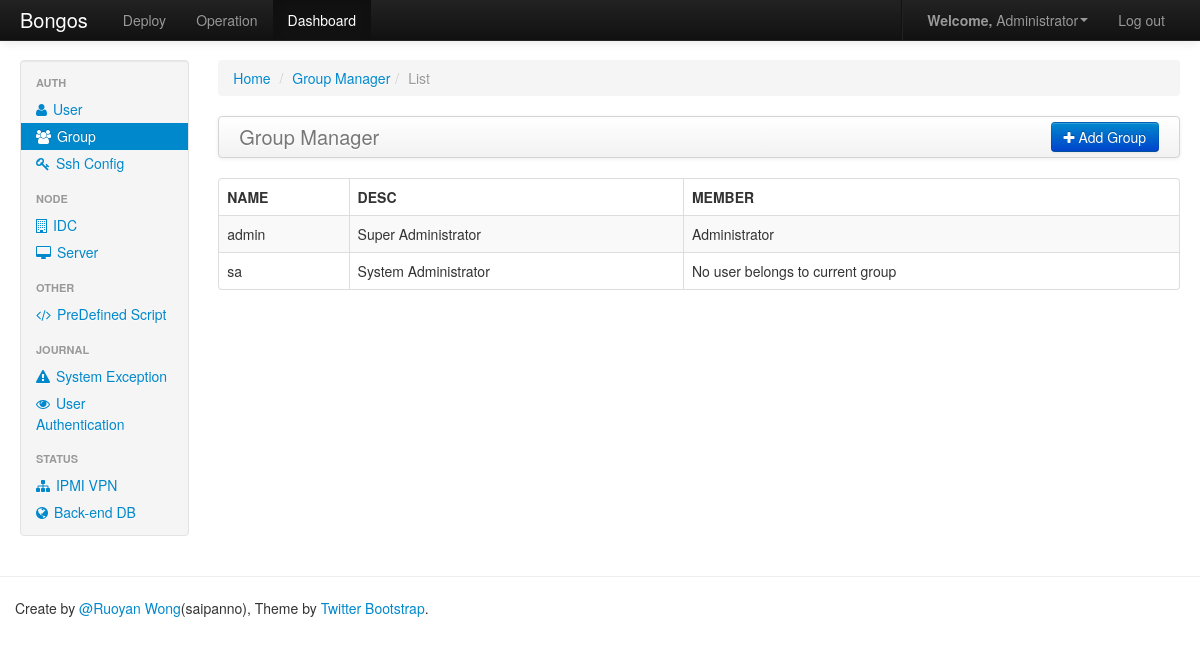
The page /dashboard/group/list (signed in) on the database as committed earlier.
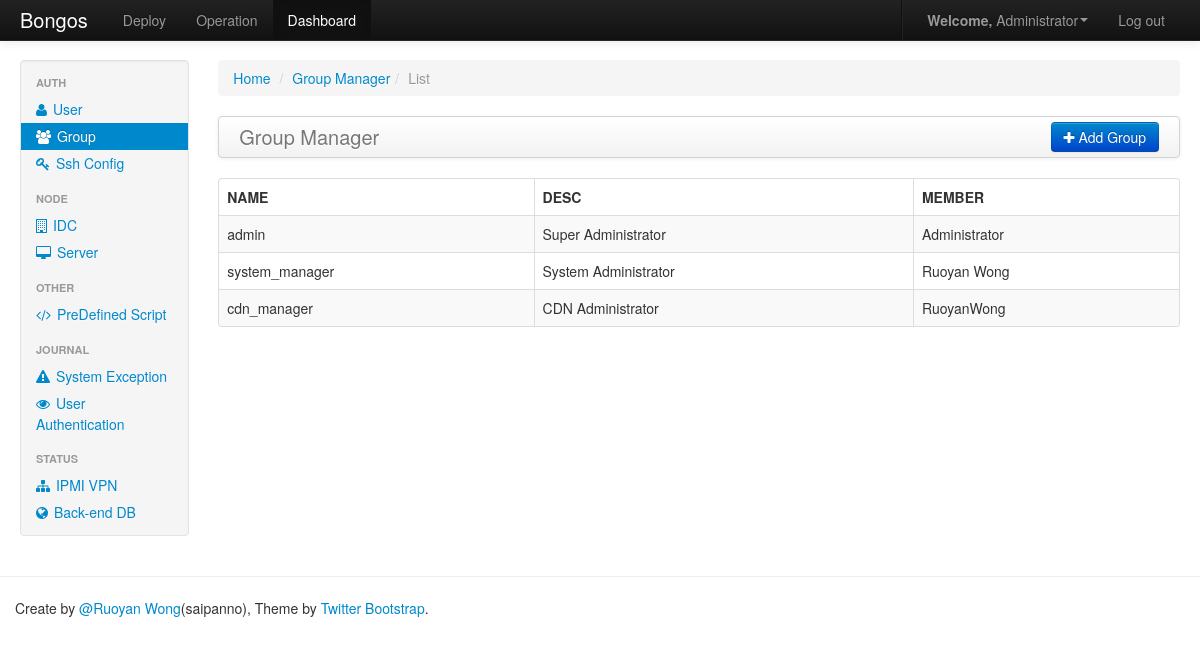
The same page on the database as committed later.
### frontend/models/member.py (models this page shows, shortened)
class User(db.Model):
    __tablename__ = 'user_lists'
    id = db.Column(db.Integer, primary_key=True)
    email = db.Column(db.String(50), unique=True)
    username = db.Column(db.String(50), unique=True)
    group = db.Column(db.Integer)
    password = db.Column(db.String(50))
    status = db.Column(db.Integer)

class Group(db.Model):
    __tablename__ = 'permission_lists'
    id = db.Column(db.Integer, primary_key=True)
    name = db.Column(db.String(50), unique=True)
    desc = db.Column(db.String(50))

### frontend/controlers/dashboard.py (the view)
@dashboard.route('/group/list')
@login_required
def list_group_ctrl():
    if request.method == 'GET':
        users = User.query.all()
        groups = Group.query.all()
        members = dict()
        for user in users:
            try:
                members[int(user.group)] = '%s</ br>%s' % (members[user.group], user.username)
            except:
                members[int(user.group)] = user.username
        return render_template('dashboard/group_manager.html', groups=groups, members=members, type='list')

### frontend/extensions/login_manager.py (called while the page is built)
@login.user_loader
def load_user(user_id):
    try:
        user = User.query.get(user_id)
    except Exception, e:
        user = None
    return user

### frontend/templates/dashboard/group_manager.html (shortened to what this page needs)
{% extends "dashboard/base.html" %}
{% block active_dashboard_group %}active{% endblock %}
{% block main %}
    <div class="span10">
        {% if type == 'list' %}
            <ul class="breadcrumb">
                <li><a href="/">Home</a> <span class="divider">/</span></li>
                <li class="#"><a href="#">Group Manager</a><span class="divider">/</span></li>
                <li class="active">List</li>
            </ul>
            <div class="navbar">
                <div class="navbar-inner">
                    <a class="brand" href="#">Group Manager</a>
                    <div class="btn-group pull-right">
                        <a href="#" class="btn btn-primary"><i class="icon-plus icon-white"></i> Add Group</a>
                    </div>
                </div>
            </div>
            <table class="table table-hover table-bordered table-striped">
                <thead>
                <tr>
                    <th>NAME</th>
                    <th>DESC</th>
                    <th>MEMBER</th>
                </tr>
                </thead>
                <tbody>
                    {% for group in groups %}
                        <tr>
                            <td>{{ group.name }}</td>
                            <td>{{ group.desc }}</td>
                            <td>{{ members.get(group.id, 'No user belongs to current group') }}</td>
                        </tr>
                    {% endfor %}
                </tbody>
            </table>
        {% endif %}
    </div>
{% endblock %}

### frontend/templates/dashboard/base.html
{% extends "base.html" %}
{% block active_dashboard %}active{% endblock %}
{% block sidebar %}
    <div class="span2">
        <div class="well sidebar-nav">
            <ul class="nav nav-list">
                <li class="nav-header">AUTH</li>
                <li class="{% block active_dashboard_user %}{% endblock %}"><a href="{{ url_for("dashboard.list_user_ctrl") }}"><i class="icon-user"></i> User</a></li>
                <li class="{% block active_dashboard_group %}{% endblock %}"><a href="{{ url_for("dashboard.list_group_ctrl") }}"><i class="icon-group"></i> Group</a></li>
                <li class="{% block active_dashboard_ssh_config %}{% endblock %}"><a href="{{ url_for("dashboard.list_ssh_config_ctrl") }}"><i class="icon-key"></i> Ssh Config</a></li>
                <li class="nav-header">NODE</li>
                <li class="{% block active_dashboard_idc %}{% endblock %}"><a href="#"><i class="icon-building"></i> IDC</a></li>
                <li class="{% block active_dashboard_server %}{% endblock %}"><a href="#"><i class="icon-desktop"></i> Server</a></li>
                <li class="nav-header">Other</li>
                <li class="{% block active_dashboard_script %}{% endblock %}"><a href="{{ url_for("dashboard.list_predefined_script_ctrl") }}"><i class="icon-code"></i> PreDefined Script</a></li>
                <li class="nav-header">JOURNAL</li>
                <li class=""><a href="#"><i class="icon-warning-sign"></i> System Exception</a></li>
                <li class=""><a href="#"><i class="icon-eye-open"></i> User Authentication</a></li>
                <li class="nav-header">STATUS</li>
                <li class=""><a href="#"><i class="icon-sitemap"></i> IPMI VPN</a></li>
                <li class=""><a href="#"><i class="icon-globe"></i> Back-end DB</a></li>
            </ul>
        </div>
    </div>
{% endblock %}

### frontend/templates/base.html (shortened to what this page needs)
<!DOCTYPE html>
<html lang="en">
<head>
    <link rel=stylesheet type=text/css href="{{ url_for('static', filename='css/bootstrap.css') }}">
    <link rel=stylesheet type=text/css href="{{ url_for('static', filename='css/bootstrap-responsive.css') }}">
    <link rel=stylesheet type=text/css href="{{ url_for('static', filename='css/font-awesome.css') }}">
    <link rel=stylesheet type=text/css href="{{ url_for('static', filename='css/bongos.css') }}">
</head>
<body>
    {% import "macro.html" as ext %}
    {% block body %}
    <div class="navbar navbar-inverse navbar-fixed-top">
        <div class="navbar-inner">
            <div class="container-fluid">
                <a class="brand" href="{{ url_for('member.index_ctrl') }}">Bongos</a>
                <ul class="nav">
                    <li class="{% block active_deploy %}{% endblock %}"><a href="#">Deploy</a></li>
                    <li class="{% block active_operation %}{% endblock %}"><a href="{{ url_for("operation.list_operation_ctrl", kind='ssh_detect') }}">Operation</a></li>
                    <li class="{% block active_dashboard %}{% endblock %}"><a href="{{ url_for("dashboard.list_user_ctrl") }}">Dashboard</a></li>
                </ul>
                <ul class="nav pull-right">
                    <li class="divider-vertical"></li>
                    <li class="dropdown"><a href="#" class="dropdown-toggle" data-toggle="dropdown"><b>Welcome,</b> {{ current_user.username }}<b class="caret"></b></a>
                    </li>
                    <li><a href="{{ url_for("member.user_logout_ctrl") }}">Log out</a></li>
                </ul>
            </div>
        </div>
    </div>
    <div class="container-fluid">
        <div class="row-fluid">
            {% block sidebar %}{% endblock %}
            {% block main %}{% endblock %}
        </div>
    </div>
    <hr>
    <footer class="footer">
        <div class="container">
            <p>Create by <a href="https://github.com/saipanno">@Ruoyan Wong</a>(saipanno),  Theme by <a href="http://twitter.github.com/bootstrap">Twitter Bootstrap</a>.</p>
        </div>
    </footer>
    {% endblock %}
</body>
</html>

### frontend/static/css/bongos.css (style rules this page uses)
table.table { clear: both; margin-bottom: 6px !important; max-width: none !important; }

### frontend/templates/base.html (style rules this page uses)
body { padding-top: 60px; padding-bottom: 40px; }
.sidebar-nav { padding: 9px 0; }

Rows that differ between the two databases and show on the page:
changed Group "System Administrator": name "sa" → "system_manager"; get "No user belongs to current group" → (not shown)
added User: get "Ruoyan Wong"
added Group: name "cdn_manager", desc "CDN Administrator"
added User: get "RuoyanWong"
